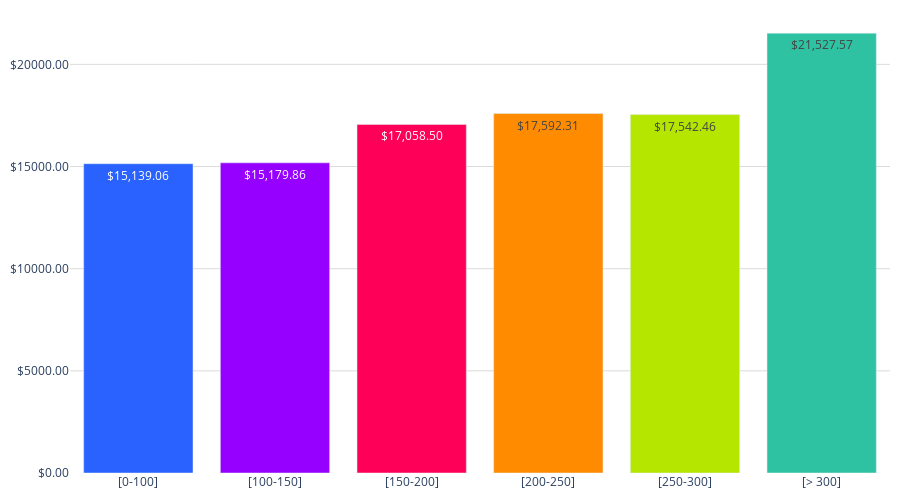

Here is the notebook cell this chart was saved with:
### Code cell
colores = ['#2962ff', '#9500ff', '#ff0059', '#ff8c00', '#b4e600', '#2EC2A2','#F79CB9']
porcentajes = Precio_mean_M2['Precio_m2_mean']

# Convertir la columna 'Precio_m2_mean' a números de punto flotante
#Precio_mean_M2['Precio_m2_mean'] = Precio_mean_M2['Precio_m2_mean'].str.replace('$', '').str.replace(',', '').astype(float)
# Convertir los valores a cadenas con el formato deseado
textos_formateados = [f'${round(valor, 2):,.2f}' for valor in Precio_mean_M2['Precio_m2_mean']]

fig = go.Figure()
# Obtener el valor máximo redondeado al próximo múltiplo de 5000
max_valor = int(Precio_mean_M2['Precio_m2_mean'].max() / 5000 + 1) * 5000

# Agregar los datos como barras
fig.add_trace(go.Bar(
    x=Precio_mean_M2['Rango'],  # Eje x: Modalidades
    y=Precio_mean_M2['Precio_m2_mean'],  # Eje y: Porcentajes
    marker_color=colores,  # Especifica los colores de las barras
    text=textos_formateados,  # Texto que se mostrará en las barras (porcentaje)
    textposition='inside',  # Posición del texto (puede ser 'inside' o 'outside')
))

# Personalizar el diseño de la gráfica
fig.update_layout(
    #title='Precio promedio por M2 totales.',  # Título de la gráfica
    #xaxis=dict(title='Rango'),  # Título del eje x
    yaxis=dict(
        #title='Precio', # Título del eje y
        gridcolor='#dddcda', # Color de las líneas que dividen los rangos del eje Y
        gridwidth=1,
        tickvals=list(range(0, max_valor + 5000, 5000)),  # Valores de los ticks del eje y
        ticktext=[f'${valor:.2f}' for valor in range(0, max_valor + 5000, 5000)]  # Textos de los ticks del eje y
    ),  
    plot_bgcolor='rgba(0,0,0,0)',  # Color de fondo del gráfico
    height=500,  # Altura de la gráfica
    margin=dict(l=10, r=10, t=10, b=10)  # Ajusta los márgenes (left, right, top, bottom)

)
# Exportar gráfica como archivo HTML
def guardar_grafico_como_html(fig, nombre_archivo, carpeta='assets/graficas'):
    # Crear la carpeta si no existe
    if not os.path.exists(carpeta):
        os.makedirs(carpeta)
    # Gráfica como archivo HTML en la carpeta especificada
    pio.write_html(fig, f'{carpeta}/{nombre_archivo}.html')
guardar_grafico_como_html(fig, 'g_bar_PrecioPromedio_m2', carpeta='assets/graficas')
fig.show()

### Figure 1 — Plotly figure (JSON) as saved in the notebook; plotly's stock layout.template omitted (floating-point values rounded to 4 significant figures)
{"data": [{"marker": {"color": ["#2962ff", "#9500ff", "#ff0059", "#ff8c00", "#b4e600", "#2EC2A2", "#F79CB9"]}, "text": ["$15,139.06", "$15,179.86", "$17,058.50", "$17,592.31", "$17,542.46", "$21,527.57"], "textposition": "inside", "type": "bar", "x": ["[0-100]", "[100-150]", "[150-200]", "[200-250]", "[250-300]", "[> 300]"], "y": [15140.0, 15180.0, 17060.0, 17590.0, 17540.0, 21530.0]}], "layout": {"height": 500, "margin": {"b": 10, "l": 10, "r": 10, "t": 10}, "plot_bgcolor": "rgba(0,0,0,0)", "yaxis": {"gridcolor": "#dddcda", "gridwidth": 1, "ticktext": ["$0.00", "$5000.00", "$10000.00", "$15000.00", "$20000.00", "$25000.00"], "tickvals": [0, 5000, 10000, 15000, 20000, 25000]}}}
